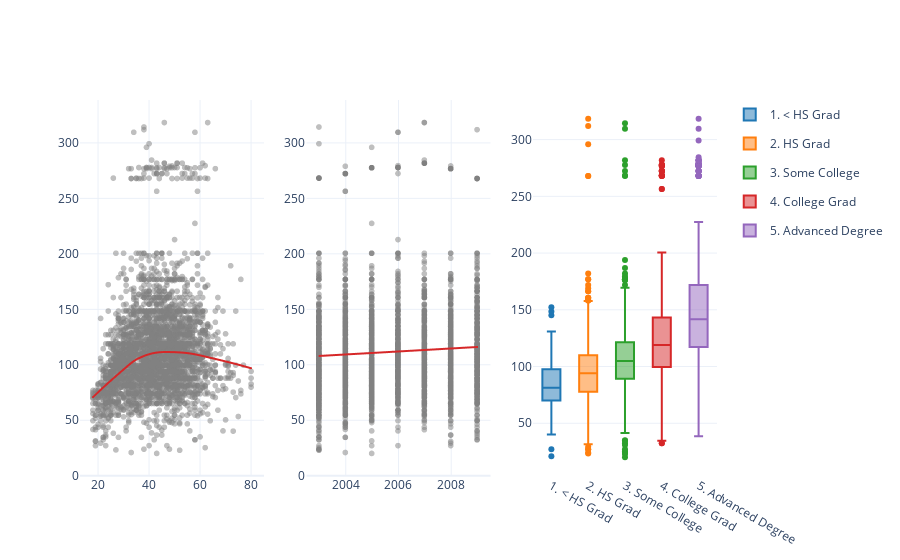

Notebook source saved alongside this figure:
### Code cell
fig = make_subplots(rows=1, cols=3, subplot_titles=('', '', ''))

# 1. Scatter Plot: Age vs Wage
scatter_age_wage = px.scatter(wage, x='age', y='wage', trendline='lowess', color_discrete_sequence=['grey'], opacity=0.5, trendline_color_override='#D62728')
fig.add_trace(scatter_age_wage.data[0], row=1, col=1), fig.add_trace(scatter_age_wage.data[1], row=1, col=1)

# 2. Scatter Plot: Year vs Wage
scatter_year_wage = px.scatter(wage, x='year', y='wage', trendline='ols', color_discrete_sequence=['grey'], opacity=0.5, trendline_color_override='#D62728')
fig.add_trace(scatter_year_wage.data[0], row=1, col=2), fig.add_trace(scatter_year_wage.data[1], row=1, col=2)

# 3. Box Plot: Wage by Education Level
boxplot_education_wage = px.box(
    wage
    , x='education'
    , y='wage'
    , color='education'
    , color_discrete_sequence=px.colors.qualitative.D3
    , category_orders={'education': ['1. < HS Grad', '2. HS Grad', '3. Some College', '4. College Grad', '5. Advanced Degree']}
)
for trace in boxplot_education_wage.data:
    # trace['marker']['color'] = 'grey'
    fig.add_trace(trace, row=1, col=3)

fig.update_layout()
fig.show()

### Figure 1 — Plotly figure (JSON) as saved in the notebook; plotly's stock layout.template omitted (floating-point values rounded to 4 significant figures; data arrays with more than 128 entries replaced by an {"elided": "..."} marker saying what was removed)
{"data": [{"hovertemplate": "age=%{x}<br>wage=%{y}<extra></extra>", "legendgroup": "", "marker": {"color": "grey", "opacity": 0.5, "symbol": "circle"}, "mode": "markers", "name": "", "showlegend": false, "type": "scattergl", "x": {"elided": "3000 int values"}, "xaxis": "x", "y": {"elided": "3000 float values"}, "yaxis": "y"}, {"hovertemplate": "<b>LOWESS trendline</b><br><br>age=%{x}<br>wage=%{y} <b>(trend)</b><extra></extra>", "legendgroup": "", "line": {"color": "#D62728"}, "marker": {"color": "grey", "symbol": "circle"}, "mode": "lines", "name": "", "showlegend": false, "type": "scattergl", "x": {"elided": "3000 int values"}, "xaxis": "x", "y": {"elided": "3000 float values"}, "yaxis": "y"}, {"hovertemplate": "year=%{x}<br>wage=%{y}<extra></extra>", "legendgroup": "", "marker": {"color": "grey", "opacity": 0.5, "symbol": "circle"}, "mode": "markers", "name": "", "showlegend": false, "type": "scattergl", "x": {"elided": "3000 int values"}, "xaxis": "x2", "y": {"elided": "3000 float values"}, "yaxis": "y2"}, {"hovertemplate": "<b>OLS trendline</b><br>wage = 1.34987 * year + -2595.86<br>R<sup>2</sup>=0.004296<br><br>year=%{x}<br>wage=%{y} <b>(trend)</b><extra></extra>", "legendgroup": "", "line": {"color": "#D62728"}, "marker": {"color": "grey", "symbol": "circle"}, "mode": "lines", "name": "", "showlegend": false, "type": "scattergl", "x": {"elided": "3000 int values"}, "xaxis": "x2", "y": {"elided": "3000 float values"}, "yaxis": "y2"}, {"alignmentgroup": "True", "hovertemplate": "education=%{x}<br>wage=%{y}<extra></extra>", "legendgroup": "1. < HS Grad", "marker": {"color": "#1F77B4"}, "name": "1. < HS Grad", "notched": false, "offsetgroup": "1. < HS Grad", "orientation": "v", "showlegend": true, "type": "box", "x": {"elided": "268 str values"}, "x0": " ", "xaxis": "x3", "y": {"elided": "268 float values"}, "y0": " ", "yaxis": "y3"}, {"alignmentgroup": "True", "hovertemplate": "education=%{x}<br>wage=%{y}<extra></extra>", "legendgroup": "2. HS Grad", "marker": {"color": "#FF7F0E"}, "name": "2. HS Grad", "notched": false, "offsetgroup": "2. HS Grad", "orientation": "v", "showlegend": true, "type": "box", "x": {"elided": "971 str values"}, "x0": " ", "xaxis": "x3", "y": {"elided": "971 float values"}, "y0": " ", "yaxis": "y3"}, {"alignmentgroup": "True", "hovertemplate": "education=%{x}<br>wage=%{y}<extra></extra>", "legendgroup": "3. Some College", "marker": {"color": "#2CA02C"}, "name": "3. Some College", "notched": false, "offsetgroup": "3. Some College", "orientation": "v", "showlegend": true, "type": "box", "x": {"elided": "650 str values"}, "x0": " ", "xaxis": "x3", "y": {"elided": "650 float values"}, "y0": " ", "yaxis": "y3"}, {"alignmentgroup": "True", "hovertemplate": "education=%{x}<br>wage=%{y}<extra></extra>", "legendgroup": "4. College Grad", "marker": {"color": "#D62728"}, "name": "4. College Grad", "notched": false, "offsetgroup": "4. College Grad", "orientation": "v", "showlegend": true, "type": "box", "x": {"elided": "685 str values"}, "x0": " ", "xaxis": "x3", "y": {"elided": "685 float values"}, "y0": " ", "yaxis": "y3"}, {"alignmentgroup": "True", "hovertemplate": "education=%{x}<br>wage=%{y}<extra></extra>", "legendgroup": "5. Advanced Degree", "marker": {"color": "#9467BD"}, "name": "5. Advanced Degree", "notched": false, "offsetgroup": "5. Advanced Degree", "orientation": "v", "showlegend": true, "type": "box", "x": {"elided": "426 str values"}, "x0": " ", "xaxis": "x3", "y": {"elided": "426 float values"}, "y0": " ", "yaxis": "y3"}], "layout": {"xaxis": {"anchor": "y", "domain": [0, 0.2889]}, "xaxis2": {"anchor": "y2", "domain": [0.3556, 0.6444]}, "xaxis3": {"anchor": "y3", "domain": [0.7111, 1]}, "yaxis": {"anchor": "x", "domain": [0, 1]}, "yaxis2": {"anchor": "x2", "domain": [0, 1]}, "yaxis3": {"anchor": "x3", "domain": [0, 1]}}}
